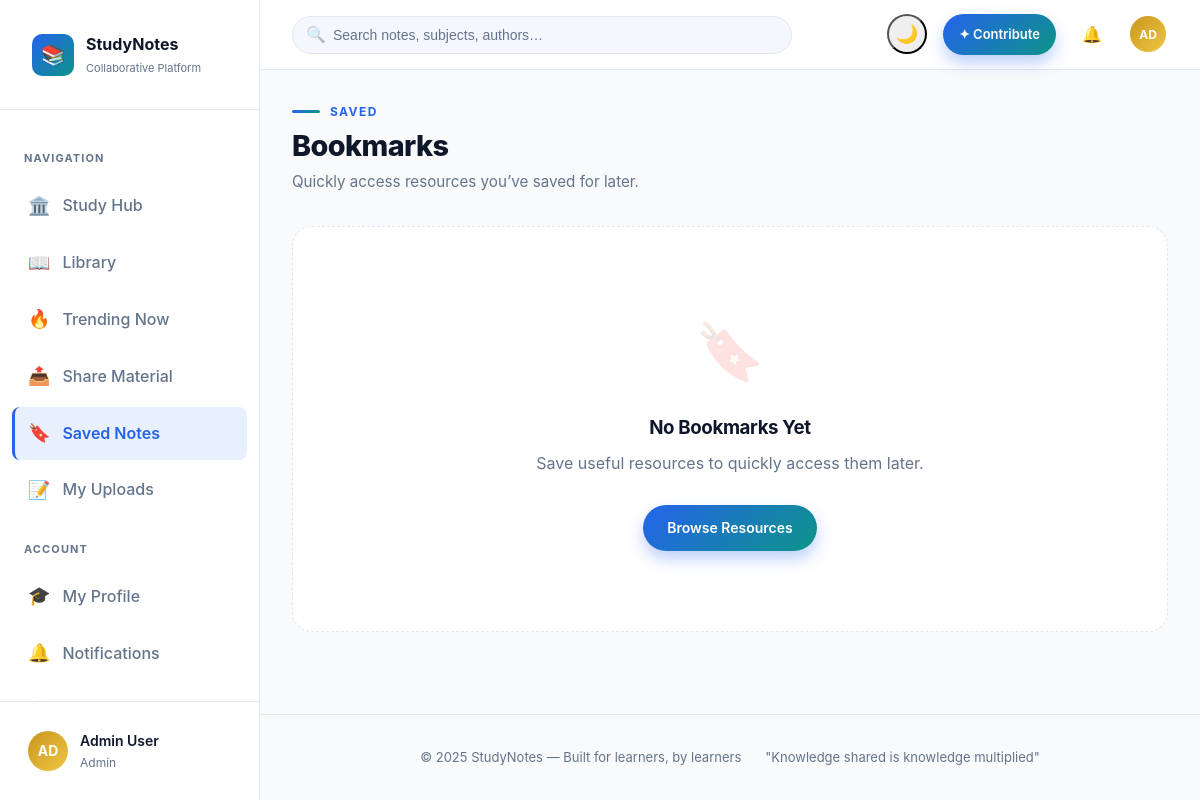
/bookmarks (signed in), run on the app's committed database.
### tables this page shows
CREATE TABLE users (
    id            INTEGER PRIMARY KEY AUTOINCREMENT,
    name          TEXT    NOT NULL,
    email         TEXT    NOT NULL UNIQUE,
    password_hash TEXT    NOT NULL,
    role          TEXT    NOT NULL DEFAULT 'student',  -- 'student' | 'admin'
    bio           TEXT    DEFAULT '',
    avatar        TEXT    DEFAULT '',          -- initials used in UI
    is_blocked    INTEGER DEFAULT 0,
    last_login    TEXT    DEFAULT NULL,
    created_at    TEXT    NOT NULL DEFAULT (strftime('%Y-%m-%dT%H:%M:%S','now'))
);

### app.py (the view)
@app.route('/bookmarks')
@login_required
def bookmarks():
    uid = session['user_id']
    bk_notes = query(
        "SELECT n.*, u.name as author_name, b.created_at as bookmarked_at "
        "FROM bookmarks b JOIN notes n ON b.note_id=n.id "
        "JOIN users u ON n.user_id=u.id "
        "WHERE b.user_id=? AND n.is_deleted=0 ORDER BY b.created_at DESC",
        (uid,)
    )
    return render_template('bookmarks.html', notes=bk_notes)

### app.py (called while the page is built)
def get_db():
    if 'db' not in g:
        g.db = sqlite3.connect(DATABASE)
        g.db.row_factory = sqlite3.Row   # dict-style rows
        g.db.execute("PRAGMA foreign_keys = ON")
        g.db.execute("PRAGMA journal_mode = WAL")
    return g.db

def query(sql, args=(), one=False):
    cur = get_db().execute(sql, args)
    rows = cur.fetchall()
    return (rows[0] if rows else None) if one else rows

def login_required(f):
    @wraps(f)
    def decorated(*args, **kwargs):
        if 'user_id' not in session:
            flash('Please sign in to continue.', 'warning')
            return redirect(url_for('login', next=request.path))
        return f(*args, **kwargs)
    return decorated

@app.context_processor
def inject_globals():
    user = None
    if 'user_id' in session:
        user = query("SELECT * FROM users WHERE id = ?", (session['user_id'],), one=True)
    notif_count = 0
    if user:
        notif_count = query(
            "SELECT COUNT(*) as c FROM notifications WHERE user_id=? AND read=0",
            (user['id'],), one=True
        )['c']
    return dict(current_user=user, notif_count=notif_count)

### templates/bookmarks.html (shortened to what this page needs)
{% extends "base.html" %}
{% block content %}
<div
  style="display: flex; align-items: center; justify-content: space-between; flex-wrap: wrap; gap: 20px; margin-bottom: 32px;">
  <div>
    <div style="display: flex; align-items: center; gap: 10px; margin-bottom: 8px;">
      <span
        style="width: 28px; height: 3px; background: linear-gradient(90deg, var(--clr-primary), var(--clr-secondary)); border-radius: 2px;"></span>
      <span
        style="font-size: 0.75rem; font-weight: 700; text-transform: uppercase; letter-spacing: 0.12em; color: var(--clr-primary);">
        Saved
      </span>
    </div>
    <h1 style="color: var(--clr-text); font-weight: 800; font-size: 1.8rem; margin-bottom: 6px;">
      Bookmarks
    </h1>
    <p style="color: var(--clr-text-soft); font-size: 0.95rem;">
      Quickly access resources you’ve saved for later.
    </p>
  </div>
</div>
<div class="notes-g">
  {% for n in notes %}
  {% set ext = n.file_type or 'txt' %}
  {% set nc_colors = {
  'pdf':'#ef4444','doc':'#3b82f6','docx':'#3b82f6',
  'txt':'#10b981','ppt':'#f59e0b','pptx':'#f59e0b',
  'png':'#8b5cf6','jpg':'#8b5cf6'
  } %}
  <a class="nc" href="{{ url_for('note_detail', note_id=n.id) }}"
    style="--sc-c:{{ nc_colors.get(ext, 'var(--clr-primary)') }};">
    <div class="nc-bod">
      <div style="display: flex; justify-content: space-between; align-items: center; margin-bottom: 14px;">
        <span style="color: {{ nc_colors.get(ext, 'var(--clr-primary)') }};
                     font-weight: 700; font-size: 0.65rem;
                     text-transform: uppercase;
                     border: 1.5px solid currentColor;
                     padding: 3px 10px; border-radius: 6px;
                     background: {{ nc_colors.get(ext, 'var(--clr-primary)') }}10;">
          {{ ext.upper() }}
        </span>
        <span style="font-size: 0.65rem; color: var(--clr-primary);
                     background: rgba(37,99,235,0.08);
                     padding: 3px 10px; border-radius: 20px; font-weight: 700;">
          Saved {{ n.bookmarked_at|timeago if n.bookmarked_at else 'recently' }}
        </span>
      </div>
      <div class="nc-tit">{{ n.title }}</div>
      <div style="color: var(--clr-text-soft); font-size: 0.85rem; line-height: 1.6; margin-bottom: 14px;
                  display: -webkit-box; -webkit-line-clamp: 2; -webkit-box-orient: vertical; overflow: hidden;">
        {{ n.description or 'No description available.' }}
      </div>
      <div style="font-size: 0.75rem; color: var(--clr-text-soft); font-weight: 500;">
        By <span style="color: var(--clr-text); font-weight: 600;">{{ n.author_name }}</span>
      </div>
    </div>
    <div class="nc-ft">
      <div style="display: flex; align-items: center; gap: 8px;">
        <div class="av" style="width: 22px; height: 22px; font-size: 0.55rem;">
          {{ n.author_name[:2].upper() }}
        </div>
        <span style="font-size: 0.78rem; color: var(--clr-text-soft);">
          {{ n.author_name }}
        </span>
      </div>
      <div style="display: flex; gap: 12px; font-size: 0.72rem; color: var(--clr-text-soft);">
        <span>👁 {{ n.views }}</span>
        <span>❤️ {{ n.likes }}</span>
      </div>
    </div>
  </a>
  {% else %}
  <div style="grid-column: 1/-1;">
    <div class="card" style="text-align: center; padding: 80px 24px; border-radius: 20px; border-style: dashed;">
      <div style="font-size: 3.5rem; margin-bottom: 20px; opacity: 0.15;">🔖</div>
      <h3 style="margin-bottom: 12px; color: var(--clr-text); font-weight: 700;">
        No Bookmarks Yet
      </h3>
      <p
        style="color: var(--clr-text-soft); margin-bottom: 28px; max-width: 400px; margin-left: auto; margin-right: auto;">
        Save useful resources to quickly access them later.
      </p>
      <a href="{{ url_for('notes') }}" class="btn btn-p">
        Browse Resources
      </a>
    </div>
  </div>
  {% endfor %}
</div>
{% endblock %}

### templates/base.html (shortened to what this page needs)
<!DOCTYPE html>
<html lang="en" data-theme="light">
<head>
</head>
<body>
  {% if current_user %}
  <div class="app">
    <aside class="sidebar" id="sidebar">
      <div class="s-logo">
        <div class="s-mark">📚</div>
        <div class="s-txt">StudyNotes<small>Collaborative Platform</small></div>
      </div>
      <nav class="s-nav">
        <div class="nav-sec">Navigation</div>
        <a href="{{ url_for('index') }}" class="nav-a {% if request.endpoint == 'index' %}on{% endif %}">
          <span class="nav-ico">🏛️</span> Study Hub
        </a>
        <a href="{{ url_for('notes') }}"
          class="nav-a {% if request.endpoint in ('notes', 'note_detail', 'browse_tag') %}on{% endif %}">
          <span class="nav-ico">📖</span> Library
        </a>
        <a href="{{ url_for('trending') }}" class="nav-a {% if request.endpoint == 'trending' %}on{% endif %}">
          <span class="nav-ico">🔥</span> Trending Now
        </a>
        <a href="{{ url_for('upload') }}" class="nav-a {% if request.endpoint == 'upload' %}on{% endif %}">
          <span class="nav-ico">📤</span> Share Material
        </a>
        <a href="{{ url_for('bookmarks') }}" class="nav-a {% if request.endpoint == 'bookmarks' %}on{% endif %}">
          <span class="nav-ico">🔖</span> Saved Notes
        </a>
        <a href="{{ url_for('my_notes') }}" class="nav-a {% if request.endpoint == 'my_notes' %}on{% endif %}">
          <span class="nav-ico">📝</span> My Uploads
        </a>
        <div class="nav-sec">Account</div>
        <a href="{{ url_for('profile') }}" class="nav-a {% if request.endpoint == 'profile' %}on{% endif %}">
          <span class="nav-ico">🎓</span> My Profile
        </a>
        <a href="{{ url_for('notifications') }}"
          class="nav-a {% if request.endpoint == 'notifications' %}on{% endif %}">
          <span class="nav-ico">🔔</span> Notifications
        </a>
        <a href="{{ url_for('change_password') }}"
          class="nav-a {% if request.endpoint == 'change_password' %}on{% endif %}">
          <span class="nav-ico">🔒</span> Change Password
        </a>
      </nav>
      <div class="s-foot">
        <a href="{{ url_for('profile') }}" class="s-user">
          <div class="av"
            style="background:linear-gradient(135deg, {{ '#c8961e' if current_user.role == 'admin' else '#2d3a8c' }}, {{ '#f0c744' if current_user.role == 'admin' else '#4a5ba8' }})">
            {{ current_user.name[:2].upper() }}
          </div>
          <div>
            <div class="u-nm">{{ current_user.name }}</div>
            <div class="u-rl">{{ current_user.role }}</div>
          </div>
        </a>
      </div>
    </aside>
    <div class="main">
      <header class="hdr">
        <form class="h-search" action="{{ url_for('notes') }}" method="get">
          <span class="s-ico">🔍</span>
          <input type="text" name="q" placeholder="Search notes, subjects, authors…"
            value="{{ request.args.get('q', '') }}" autocomplete="off" />
        </form>
        <div class="h-right">
          <button class="ib theme-btn" onclick="toggleTheme()" title="Toggle Theme" id="theme-btn">
          </button>
          <a href="{{ url_for('upload') }}" class="btn btn-p btn-sm">✦ Contribute</a>
          <a href="{{ url_for('notifications') }}" class="ib" title="Notifications">
            🔔
          </a>
          <a href="{{ url_for('profile') }}" class="ib" title="Profile">
            <div class="av"
              style="width:36px; height:36px; font-size:12px; background:linear-gradient(135deg, {{ '#c8961e' if current_user.role == 'admin' else '#2d3a8c' }}, {{ '#f0c744' if current_user.role == 'admin' else '#4a5ba8' }})">
              {{ current_user.name[:2].upper() }}
            </div>
          </a>
        </div>
      </header>
      <div class="page">
        {% block content %}{% endblock %}
      </div>
      <div class="page-foot">
        <span>© 2025 StudyNotes — Built for learners, by learners</span>
        <span>"Knowledge shared is knowledge multiplied"</span>
      </div>
    </div>
  </div>
  {% endif %}
</body>
</html>

### data on the page
users: name "AD", name "Admin User", role "Admin"
